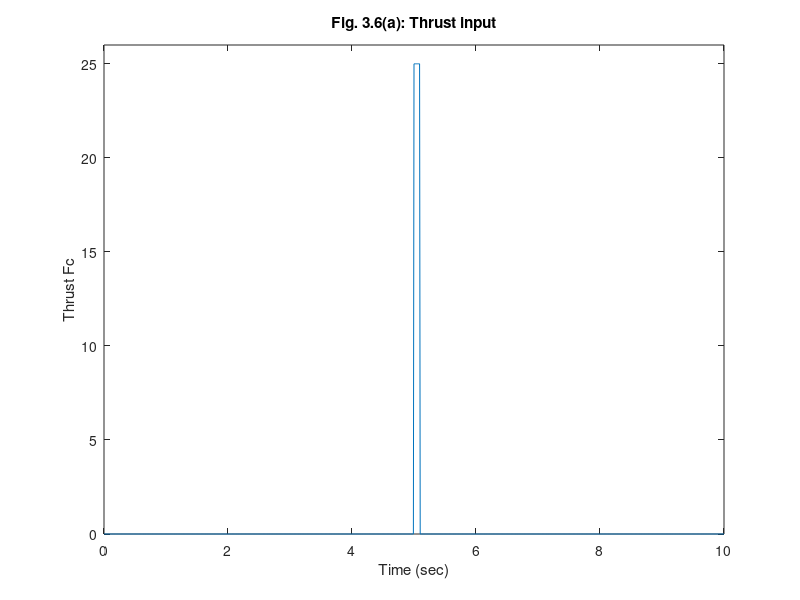

This figure's MATLAB source: (Note: this script raises an error after producing the figure.)
%  Figure 3.6     Feedback Control of Dynamic Systems, 6e
%                        Franklin, Powell, Emami
% script to generate Fig. 3.6
%% fig3_06.m                                            
% Satellite Pulse response Example. 3.19 
clf;
numG=[0 0 0.0002];
denG=[1 0 0];
sysG=tf(numG,denG);
t=0:0.01:10;
%pulse input
u1=[zeros(1,500) 25*ones(1,10) zeros(1,491)];
[y1]=lsim(sysG,u1,t);
figure();
plot(t,u1);
xlabel('Time (sec)');
ylabel('Thrust Fc');
title('Fig. 3.6(a): Thrust input')
axis([0 10 0 26]);
% grid
nicegrid
pause;
% conversion to degrees
ff=180/pi;
y1=ff*y1;
figure();
plot(t,y1);
xlabel('Time (sec)');
ylabel('\theta (deg)');
title('Fig. 3.6(b): Satellite attitude')
% grid
nicegrid

